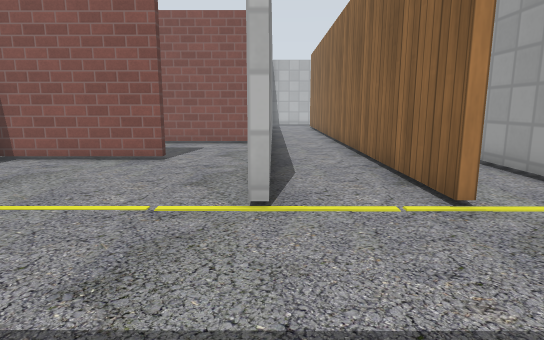
[1] (above)

18 first-person views from a walk through a Gazebo world. The camera is 0.72 m above the floor, tilts 10° down and sees 75° across. The floor is counted in squares, 0.5 m on a side. Each view is taken from the middle of a square. On the plan, view 1 faces up. The plan holds only what a view shows up to about 15 squares ahead; the rest is blank. The place goes on beyond the plan. Robots are left out. Gazebo's built-in surfaces are drawn with simple patterns.

[2]
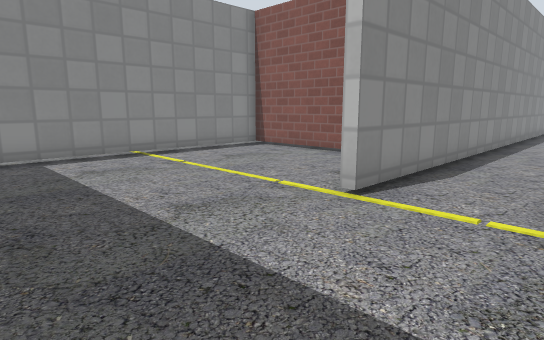

[3]
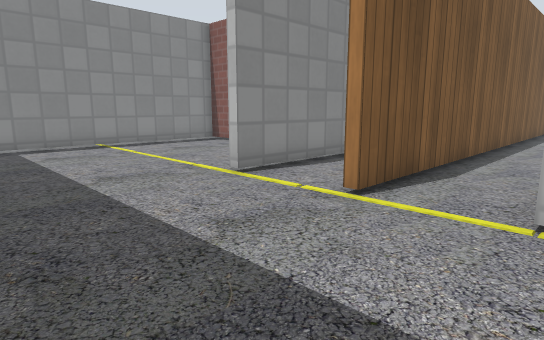

[4]
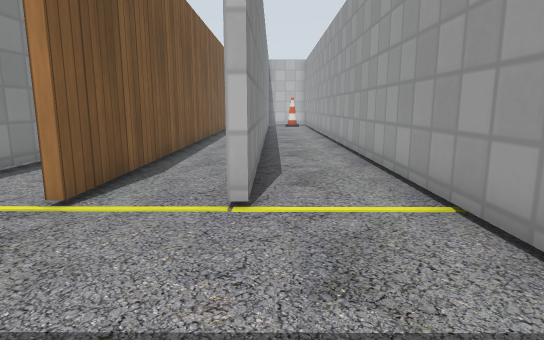

[5]
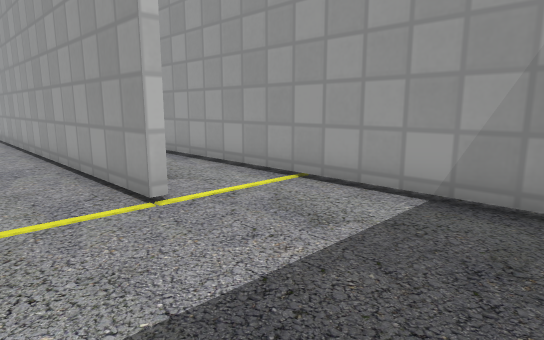

[6]
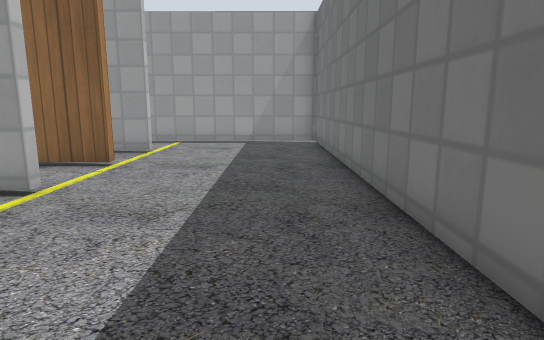

[7]
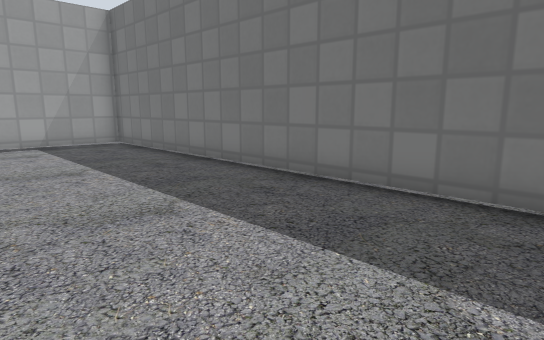

[8]
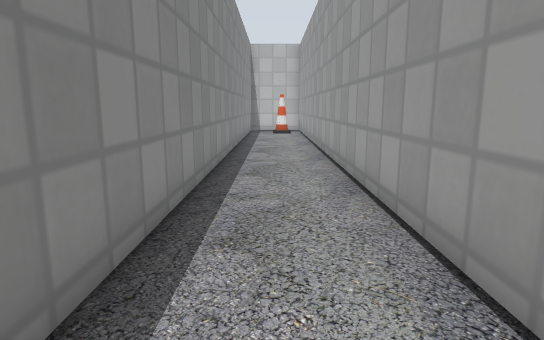

[9]
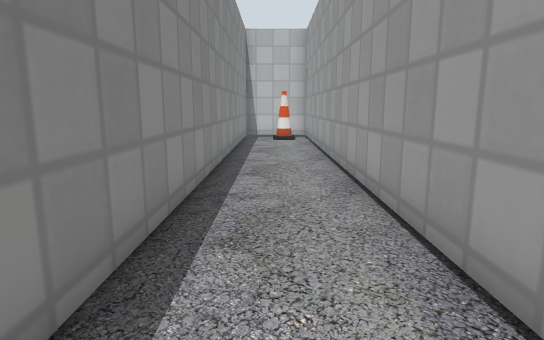

[10]
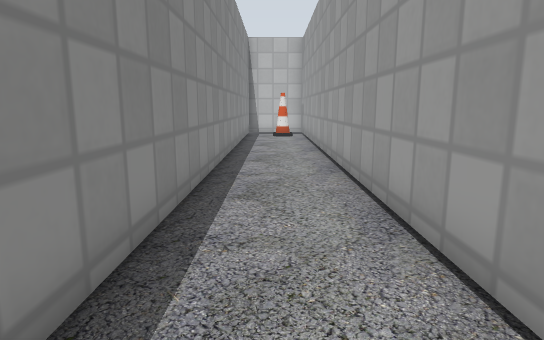

[11]
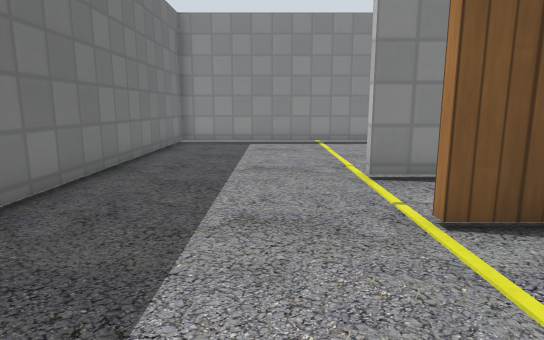

[12]
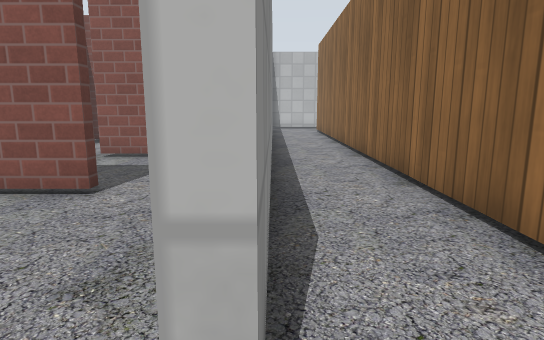

[13]
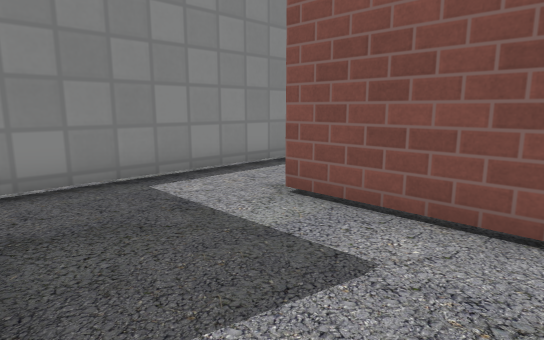

[14]
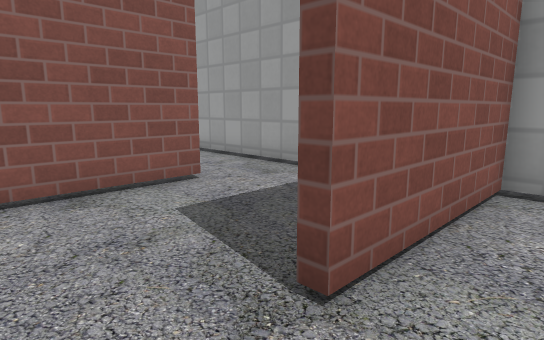

[15]
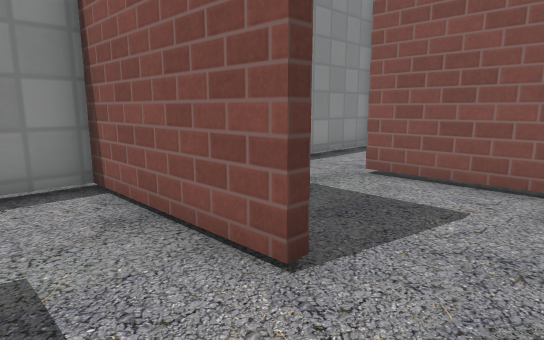

[16]
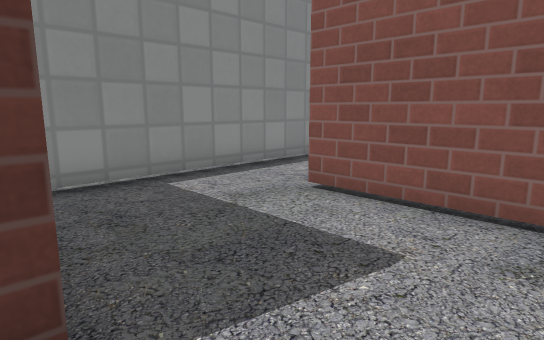

[17]
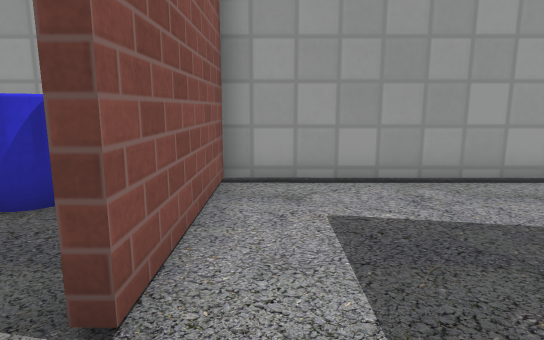

[18]
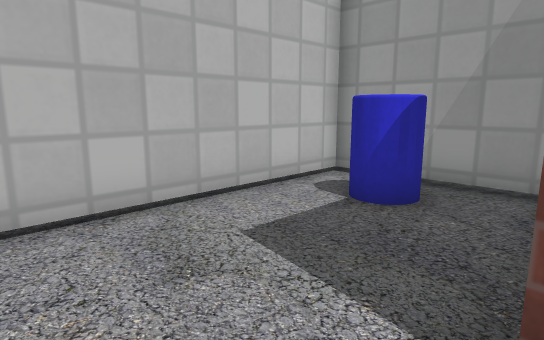

### Floor plan
Key: @ floor where view 1 was taken; # wall or solid block; . floor; T thing the floor can be seen under or through; O other object.
Columns run from 8 left of view 1 to 9 right of it. Each row starts with its distance up from view 1.
 29 #########
 28 #.......#
 27 #.....OO#
 26 #.....O.#     #..#
 25 #.......#     #..#
 24 #..######     #..#
 23 #.......#     #..#
 22 #.......#     #..#
 21 #.......#     #..#
 20 #.......#  #  #..#
 19 ##TTTT..#..#  #..#
 18 #.......#..#  #..#
 17 #.......#..#..#..#
 16 #.....  #..#..#..#
 15 #..######..#..#..#
 14 #.......#..#..#..#
 13 #.......#..#..#..#
 12 #.......#..#..#..#
 11 #.......#..#..#..#
 10 #####...#..#..#..#
  9 #.......#..#..#..#
  8 #.......#..#..#..#
  7 #.......#..#..#..#
  6 #.......#..#..#..#
  5 #.......#.....#..#
  4 #................#
  3 #................#
  2 #................#
  1 #................#
  0 #.......@........#
 -1 ##################

Positions as (right, up) in squares from view 1, and headings:
1: (0, 0), facing up
2: (3, 0), facing up-left
3: (6, 0), facing up-left
4: (6, 0), facing up
5: (3, 0), facing up-right
6: (-6, 1), facing right
7: (-6, 5), facing down-right
8: (7, 7), facing up
9: (7, 11), facing up
10: (7, 9), facing up
11: (7, 3), facing left
12: (0, 4), facing up
13: (-1, 10), facing up-left
14: (-7, 13), facing up-right
15: (-1, 17), facing up-left
16: (-1, 19), facing up-left
17: (-7, 23), facing right
18: (-7, 24), facing up-right
